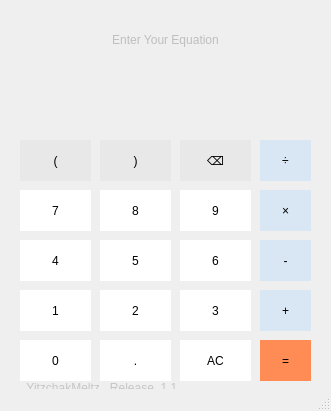
<?xml version="1.0" encoding="UTF-8"?>
<ui version="4.0">
 <class>MainWindow</class>
 <widget class="QMainWindow" name="MainWindow">
  <property name="geometry">
   <rect>
    <x>0</x>
    <y>0</y>
    <width>331</width>
    <height>411</height>
   </rect>
  </property>
  <property name="windowTitle">
   <string>MainWindow</string>
  </property>
  <widget class="mainwidget2" name="centralwidget">
   <widget class="QPushButton" name="button_7">
    <property name="geometry">
     <rect>
      <x>20</x>
      <y>190</y>
      <width>71</width>
      <height>41</height>
     </rect>
    </property>
    <property name="styleSheet">
     <string notr="true">QPushButton
{
border: none;
background-color: rgb(255, 255, 255);
font: 20pt &quot;Arial&quot;;
}
QPushButton:hover{
background-color: rgb(220, 220, 220);
}
QPushButton:pressed
{
background-color: rgb(212, 212, 212);
}

</string>
    </property>
    <property name="text">
     <string>7</string>
    </property>
    <property name="autoDefault">
     <bool>true</bool>
    </property>
    <property name="default">
     <bool>false</bool>
    </property>
    <property name="flat">
     <bool>true</bool>
    </property>
   </widget>
   <widget class="QPushButton" name="button_8">
    <property name="geometry">
     <rect>
      <x>100</x>
      <y>190</y>
      <width>71</width>
      <height>41</height>
     </rect>
    </property>
    <property name="styleSheet">
     <string notr="true">QPushButton
{
border: none;
background-color: rgb(255, 255, 255);
font: 20pt &quot;Arial&quot;;
}
QPushButton:hover{
background-color: rgb(220, 220, 220);
}
QPushButton:pressed
{
background-color: rgb(212, 212, 212);
}

</string>
    </property>
    <property name="text">
     <string>8</string>
    </property>
    <property name="autoDefault">
     <bool>true</bool>
    </property>
    <property name="default">
     <bool>false</bool>
    </property>
    <property name="flat">
     <bool>true</bool>
    </property>
   </widget>
   <widget class="QPushButton" name="button_9">
    <property name="geometry">
     <rect>
      <x>180</x>
      <y>190</y>
      <width>71</width>
      <height>41</height>
     </rect>
    </property>
    <property name="styleSheet">
     <string notr="true">QPushButton
{
border: none;
background-color: rgb(255, 255, 255);
font: 20pt &quot;Arial&quot;;
}
QPushButton:hover{
background-color: rgb(220, 220, 220);
}
QPushButton:pressed
{
background-color: rgb(212, 212, 212);
}

</string>
    </property>
    <property name="text">
     <string>9</string>
    </property>
    <property name="autoDefault">
     <bool>true</bool>
    </property>
    <property name="default">
     <bool>false</bool>
    </property>
    <property name="flat">
     <bool>true</bool>
    </property>
   </widget>
   <widget class="QPushButton" name="button_4">
    <property name="geometry">
     <rect>
      <x>20</x>
      <y>240</y>
      <width>71</width>
      <height>41</height>
     </rect>
    </property>
    <property name="styleSheet">
     <string notr="true">QPushButton
{
border: none;
background-color: rgb(255, 255, 255);
font: 20pt &quot;Arial&quot;;
}
QPushButton:hover{
background-color: rgb(220, 220, 220);
}
QPushButton:pressed
{
background-color: rgb(212, 212, 212);
}

</string>
    </property>
    <property name="text">
     <string>4</string>
    </property>
    <property name="autoDefault">
     <bool>true</bool>
    </property>
    <property name="default">
     <bool>false</bool>
    </property>
    <property name="flat">
     <bool>true</bool>
    </property>
   </widget>
   <widget class="QPushButton" name="button_5">
    <property name="geometry">
     <rect>
      <x>100</x>
      <y>240</y>
      <width>71</width>
      <height>41</height>
     </rect>
    </property>
    <property name="styleSheet">
     <string notr="true">QPushButton
{
border: none;
background-color: rgb(255, 255, 255);
font: 20pt &quot;Arial&quot;;
}
QPushButton:hover{
background-color: rgb(220, 220, 220);
}
QPushButton:pressed
{
background-color: rgb(212, 212, 212);
}

</string>
    </property>
    <property name="text">
     <string>5</string>
    </property>
    <property name="autoDefault">
     <bool>true</bool>
    </property>
    <property name="default">
     <bool>false</bool>
    </property>
    <property name="flat">
     <bool>true</bool>
    </property>
   </widget>
   <widget class="QPushButton" name="button_6">
    <property name="geometry">
     <rect>
      <x>180</x>
      <y>240</y>
      <width>71</width>
      <height>41</height>
     </rect>
    </property>
    <property name="styleSheet">
     <string notr="true">QPushButton
{
border: none;
background-color: rgb(255, 255, 255);
font: 20pt &quot;Arial&quot;;
}
QPushButton:hover{
background-color: rgb(220, 220, 220);
}
QPushButton:pressed
{
background-color: rgb(212, 212, 212);
}

</string>
    </property>
    <property name="text">
     <string>6</string>
    </property>
    <property name="autoDefault">
     <bool>true</bool>
    </property>
    <property name="default">
     <bool>false</bool>
    </property>
    <property name="flat">
     <bool>true</bool>
    </property>
   </widget>
   <widget class="QPushButton" name="button_1">
    <property name="geometry">
     <rect>
      <x>20</x>
      <y>290</y>
      <width>71</width>
      <height>41</height>
     </rect>
    </property>
    <property name="styleSheet">
     <string notr="true">QPushButton
{
border: none;
background-color: rgb(255, 255, 255);
font: 20pt &quot;Arial&quot;;
}
QPushButton:hover{
background-color: rgb(220, 220, 220);
}
QPushButton:pressed
{
background-color: rgb(212, 212, 212);
}

</string>
    </property>
    <property name="text">
     <string>1</string>
    </property>
    <property name="autoDefault">
     <bool>true</bool>
    </property>
    <property name="default">
     <bool>false</bool>
    </property>
    <property name="flat">
     <bool>true</bool>
    </property>
   </widget>
   <widget class="QPushButton" name="button_2">
    <property name="geometry">
     <rect>
      <x>100</x>
      <y>290</y>
      <width>71</width>
      <height>41</height>
     </rect>
    </property>
    <property name="styleSheet">
     <string notr="true">QPushButton
{
border: none;
background-color: rgb(255, 255, 255);
font: 20pt &quot;Arial&quot;;
}
QPushButton:hover{
background-color: rgb(220, 220, 220);
}
QPushButton:pressed
{
background-color: rgb(212, 212, 212);
}

</string>
    </property>
    <property name="text">
     <string>2</string>
    </property>
    <property name="autoDefault">
     <bool>true</bool>
    </property>
    <property name="default">
     <bool>false</bool>
    </property>
    <property name="flat">
     <bool>true</bool>
    </property>
   </widget>
   <widget class="QPushButton" name="button_3">
    <property name="geometry">
     <rect>
      <x>180</x>
      <y>290</y>
      <width>71</width>
      <height>41</height>
     </rect>
    </property>
    <property name="styleSheet">
     <string notr="true">QPushButton
{
border: none;
background-color: rgb(255, 255, 255);
font: 20pt &quot;Arial&quot;;
}
QPushButton:hover{
background-color: rgb(220, 220, 220);
}
QPushButton:pressed
{
background-color: rgb(212, 212, 212);
}

</string>
    </property>
    <property name="text">
     <string>3</string>
    </property>
    <property name="autoDefault">
     <bool>true</bool>
    </property>
    <property name="default">
     <bool>false</bool>
    </property>
    <property name="flat">
     <bool>true</bool>
    </property>
   </widget>
   <widget class="QPushButton" name="button_clear">
    <property name="geometry">
     <rect>
      <x>180</x>
      <y>340</y>
      <width>71</width>
      <height>41</height>
     </rect>
    </property>
    <property name="styleSheet">
     <string notr="true">QPushButton
{
border: none;
background-color: rgb(255, 255, 255);
font: 20pt &quot;Arial&quot;;
}
QPushButton:hover{
background-color: rgb(220, 220, 220);
}
QPushButton:pressed
{
background-color: rgb(212, 212, 212);
}

</string>
    </property>
    <property name="text">
     <string>AC</string>
    </property>
    <property name="autoDefault">
     <bool>true</bool>
    </property>
    <property name="default">
     <bool>false</bool>
    </property>
    <property name="flat">
     <bool>true</bool>
    </property>
   </widget>
   <widget class="QPushButton" name="button_0">
    <property name="geometry">
     <rect>
      <x>20</x>
      <y>340</y>
      <width>71</width>
      <height>41</height>
     </rect>
    </property>
    <property name="styleSheet">
     <string notr="true">QPushButton
{
border: none;
background-color: rgb(255, 255, 255);
font: 20pt &quot;Arial&quot;;
}
QPushButton:hover{
background-color: rgb(220, 220, 220);
}
QPushButton:pressed
{
background-color: rgb(212, 212, 212);
}

</string>
    </property>
    <property name="text">
     <string>0</string>
    </property>
    <property name="autoDefault">
     <bool>true</bool>
    </property>
    <property name="default">
     <bool>false</bool>
    </property>
    <property name="flat">
     <bool>true</bool>
    </property>
   </widget>
   <widget class="QPushButton" name="button_dot">
    <property name="geometry">
     <rect>
      <x>100</x>
      <y>340</y>
      <width>71</width>
      <height>41</height>
     </rect>
    </property>
    <property name="styleSheet">
     <string notr="true">QPushButton
{
border: none;
background-color: rgb(255, 255, 255);
font: 20pt &quot;Calibri&quot;;
}
QPushButton:hover{
background-color: rgb(220, 220, 220);
}
QPushButton:pressed
{
background-color: rgb(212, 212, 212);
}

</string>
    </property>
    <property name="text">
     <string>.</string>
    </property>
    <property name="autoDefault">
     <bool>true</bool>
    </property>
    <property name="default">
     <bool>false</bool>
    </property>
    <property name="flat">
     <bool>true</bool>
    </property>
   </widget>
   <widget class="QPushButton" name="button_minus">
    <property name="geometry">
     <rect>
      <x>260</x>
      <y>240</y>
      <width>51</width>
      <height>41</height>
     </rect>
    </property>
    <property name="styleSheet">
     <string notr="true">QPushButton
{
border: none;
background-color: rgb(217, 231, 245);
font: 20pt &quot;calibri&quot;;
}
QPushButton:hover{
background-color: rgb(201, 213, 226);
}
QPushButton:pressed
{
background-color: rgb(187, 199, 211);
}

</string>
    </property>
    <property name="text">
     <string>-</string>
    </property>
    <property name="autoDefault">
     <bool>true</bool>
    </property>
    <property name="default">
     <bool>false</bool>
    </property>
    <property name="flat">
     <bool>true</bool>
    </property>
   </widget>
   <widget class="QPushButton" name="button_plus">
    <property name="geometry">
     <rect>
      <x>260</x>
      <y>290</y>
      <width>51</width>
      <height>41</height>
     </rect>
    </property>
    <property name="styleSheet">
     <string notr="true">QPushButton
{
border: none;
background-color: rgb(217, 231, 245);
font: 20pt &quot;calibri&quot;;
}
QPushButton:hover{
background-color: rgb(201, 213, 226);
}
QPushButton:pressed
{
background-color: rgb(187, 199, 211);
}

</string>
    </property>
    <property name="text">
     <string>+</string>
    </property>
    <property name="autoDefault">
     <bool>true</bool>
    </property>
    <property name="default">
     <bool>false</bool>
    </property>
    <property name="flat">
     <bool>true</bool>
    </property>
   </widget>
   <widget class="QPushButton" name="button_openPar">
    <property name="geometry">
     <rect>
      <x>20</x>
      <y>140</y>
      <width>71</width>
      <height>41</height>
     </rect>
    </property>
    <property name="styleSheet">
     <string notr="true">QPushButton
{
border: none;
background-color: rgb(232, 232, 232);
font: 20pt &quot;Arial&quot;;
}
QPushButton:hover{
background-color: rgb(222, 222, 222);
}
QPushButton:pressed
{
background-color: rgb(211, 211, 211);
}</string>
    </property>
    <property name="text">
     <string>(</string>
    </property>
    <property name="autoDefault">
     <bool>true</bool>
    </property>
    <property name="default">
     <bool>false</bool>
    </property>
    <property name="flat">
     <bool>true</bool>
    </property>
   </widget>
   <widget class="QPushButton" name="button_closePar">
    <property name="geometry">
     <rect>
      <x>100</x>
      <y>140</y>
      <width>71</width>
      <height>41</height>
     </rect>
    </property>
    <property name="styleSheet">
     <string notr="true">QPushButton
{
border: none;
background-color: rgb(232, 232, 232);
font: 20pt &quot;Arial&quot;;
}
QPushButton:hover{
background-color: rgb(222, 222, 222);
}
QPushButton:pressed
{
background-color: rgb(211, 211, 211);
}</string>
    </property>
    <property name="text">
     <string>)</string>
    </property>
    <property name="autoDefault">
     <bool>true</bool>
    </property>
    <property name="default">
     <bool>false</bool>
    </property>
    <property name="flat">
     <bool>true</bool>
    </property>
   </widget>
   <widget class="QPushButton" name="button_backspace">
    <property name="geometry">
     <rect>
      <x>180</x>
      <y>140</y>
      <width>71</width>
      <height>41</height>
     </rect>
    </property>
    <property name="styleSheet">
     <string notr="true">QPushButton
{
border: none;
background-color: rgb(232, 232, 232);
font: 20pt &quot;Arial&quot;;
}
QPushButton:hover{
background-color: rgb(222, 222, 222);
}
QPushButton:pressed
{
background-color: rgb(211, 211, 211);
}

</string>
    </property>
    <property name="text">
     <string>⌫</string>
    </property>
    <property name="autoDefault">
     <bool>true</bool>
    </property>
    <property name="default">
     <bool>false</bool>
    </property>
    <property name="flat">
     <bool>true</bool>
    </property>
   </widget>
   <widget class="QPushButton" name="button_div">
    <property name="geometry">
     <rect>
      <x>260</x>
      <y>140</y>
      <width>51</width>
      <height>41</height>
     </rect>
    </property>
    <property name="styleSheet">
     <string notr="true">QPushButton
{
border: none;
background-color: rgb(217, 231, 245);
font: 20pt &quot;calibri&quot;;
}
QPushButton:hover{
background-color: rgb(201, 213, 226);
}
QPushButton:pressed
{
background-color: rgb(187, 199, 211);
}

</string>
    </property>
    <property name="text">
     <string>÷</string>
    </property>
    <property name="autoDefault">
     <bool>true</bool>
    </property>
    <property name="default">
     <bool>false</bool>
    </property>
    <property name="flat">
     <bool>true</bool>
    </property>
   </widget>
   <widget class="QPushButton" name="button_mult">
    <property name="geometry">
     <rect>
      <x>260</x>
      <y>190</y>
      <width>51</width>
      <height>41</height>
     </rect>
    </property>
    <property name="styleSheet">
     <string notr="true">QPushButton
{
border: none;
background-color: rgb(217, 231, 245);
font: 20pt &quot;calibri&quot;;
}
QPushButton:hover{
background-color: rgb(201, 213, 226);
}
QPushButton:pressed
{
background-color: rgb(187, 199, 211);
}

</string>
    </property>
    <property name="text">
     <string>×</string>
    </property>
    <property name="autoDefault">
     <bool>true</bool>
    </property>
    <property name="default">
     <bool>false</bool>
    </property>
    <property name="flat">
     <bool>true</bool>
    </property>
   </widget>
   <widget class="QPushButton" name="button_equals">
    <property name="geometry">
     <rect>
      <x>260</x>
      <y>340</y>
      <width>51</width>
      <height>41</height>
     </rect>
    </property>
    <property name="styleSheet">
     <string notr="true">QPushButton
{
border: none;
background-color: rgb(255, 139, 85);
font: 20pt &quot;Arial&quot;;
}
QPushButton:hover{
background-color: rgb(230, 125, 76);
}
QPushButton:pressed
{
background-color: rgb(217, 118, 72);
}

</string>
    </property>
    <property name="text">
     <string>=</string>
    </property>
    <property name="autoDefault">
     <bool>true</bool>
    </property>
    <property name="default">
     <bool>false</bool>
    </property>
    <property name="flat">
     <bool>true</bool>
    </property>
   </widget>
   <widget class="QLabel" name="releaseLabel">
    <property name="geometry">
     <rect>
      <x>20</x>
      <y>380</y>
      <width>161</width>
      <height>16</height>
     </rect>
    </property>
    <property name="layoutDirection">
     <enum>Qt::LeftToRight</enum>
    </property>
    <property name="styleSheet">
     <string notr="true">font: 4pt &quot;MS Shell Dlg 2&quot;;
color: rgb(197, 197, 197);</string>
    </property>
    <property name="text">
     <string>  YitzchakMeltz   Release_1.1.0</string>
    </property>
    <property name="alignment">
     <set>Qt::AlignLeading|Qt::AlignLeft|Qt::AlignVCenter</set>
    </property>
   </widget>
   <widget class="QLabel" name="mathEq">
    <property name="geometry">
     <rect>
      <x>20</x>
      <y>30</y>
      <width>291</width>
      <height>20</height>
     </rect>
    </property>
    <property name="styleSheet">
     <string notr="true">font: 12pt &quot;MS Shell Dlg 2&quot;;
color: rgb(190, 190, 190);</string>
    </property>
    <property name="text">
     <string>Enter Your Equation</string>
    </property>
    <property name="alignment">
     <set>Qt::AlignCenter</set>
    </property>
   </widget>
   <widget class="QLabel" name="resultOutput">
    <property name="geometry">
     <rect>
      <x>20</x>
      <y>70</y>
      <width>271</width>
      <height>31</height>
     </rect>
    </property>
    <property name="styleSheet">
     <string notr="true">font: 23pt &quot;calibri&quot;;
color: rgb(94, 94, 94);</string>
    </property>
    <property name="text">
     <string/>
    </property>
    <property name="alignment">
     <set>Qt::AlignCenter</set>
    </property>
   </widget>
  </widget>
  <widget class="QMenuBar" name="menubar">
   <property name="geometry">
    <rect>
     <x>0</x>
     <y>0</y>
     <width>331</width>
     <height>22</height>
    </rect>
   </property>
  </widget>
  <widget class="QStatusBar" name="statusbar"/>
 </widget>
 <customwidgets>
  <customwidget>
   <class>mainwidget2</class>
   <extends>QWidget</extends>
   <header>mypkg.widgets.h</header>
   <container>1</container>
  </customwidget>
 </customwidgets>
 <resources/>
 <connections/>
</ui>
